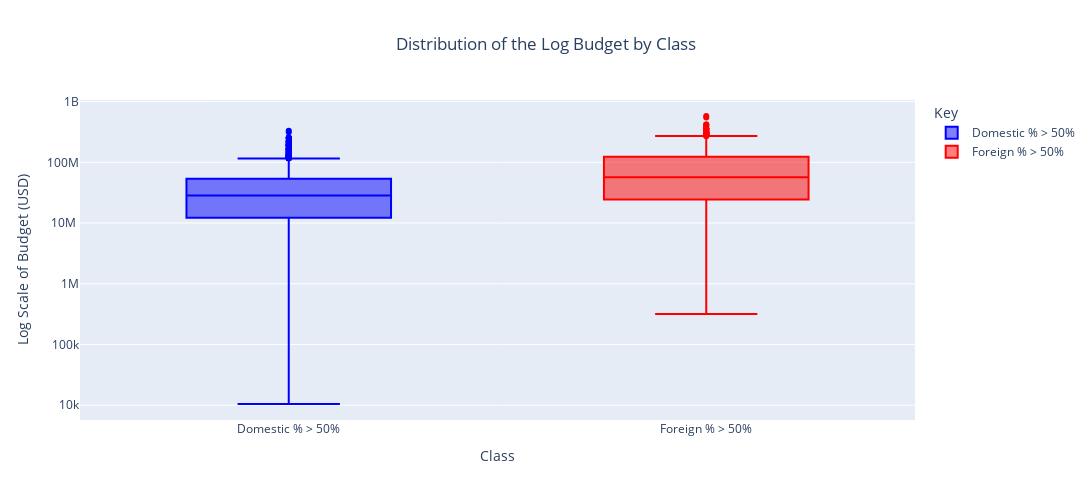

Source (notebook cell):
### Markdown cell above
### Budget

### Code cell
df_budget = df.copy(deep=True)

df_budget['Foreign_higher'] = df.copy(deep=True)['Foreign_higher'].replace({
    0: "Domestic % > 50%",
    1: "Foreign % > 50%"
})

fig_box_budget = create_box_plot(df, 'Budget(USD)_Inflated', 'Budget (USD)', 'the Log Budget', log= True)
fig_box_budget.show()
fig_box_budget.write_image("images/fig_box_budget.png")

### Figure 1 — Plotly figure (JSON) as saved in the notebook; plotly's stock layout.template omitted (floating-point values rounded to 4 significant figures; data arrays with more than 128 entries replaced by an {"elided": "..."} marker saying what was removed)
{"data": [{"alignmentgroup": "True", "hovertemplate": "Foreign_higher=%{x}<br>Budget(USD)_Inflated=%{y}<extra></extra>", "legendgroup": "Domestic % > 50%", "marker": {"color": "blue"}, "name": "Domestic % > 50%", "notched": false, "offsetgroup": "Domestic % > 50%", "orientation": "v", "showlegend": true, "type": "box", "x": {"elided": "1544 str values"}, "x0": " ", "xaxis": "x", "y": {"elided": "1544 float values"}, "y0": " ", "yaxis": "y"}, {"alignmentgroup": "True", "hovertemplate": "Foreign_higher=%{x}<br>Budget(USD)_Inflated=%{y}<extra></extra>", "legendgroup": "Foreign % > 50%", "marker": {"color": "red"}, "name": "Foreign % > 50%", "notched": false, "offsetgroup": "Foreign % > 50%", "orientation": "v", "showlegend": true, "type": "box", "x": {"elided": "1145 str values"}, "x0": " ", "xaxis": "x", "y": {"elided": "1145 float values"}, "y0": " ", "yaxis": "y"}], "layout": {"boxmode": "overlay", "height": 500, "legend": {"title": {"text": "Key"}, "tracegroupgap": 0}, "title": {"text": "Distribution of the Log Budget by Class", "x": 0.5, "xanchor": "center"}, "width": 1100, "xaxis": {"anchor": "y", "categoryarray": ["Domestic % > 50%", "Foreign % > 50%"], "categoryorder": "array", "domain": [0, 1], "title": {"text": "Class"}}, "yaxis": {"anchor": "x", "domain": [0, 1], "ticktext": ["10", "100", "1k", "10k", "100k", "1M", "10M ", "100M", "1B"], "tickvals": [10, 100, 1000, 10000, 100000, 1000000, 10000000, 100000000, 1000000000], "title": {"text": "Log Scale of Budget (USD)"}, "type": "log"}}}
